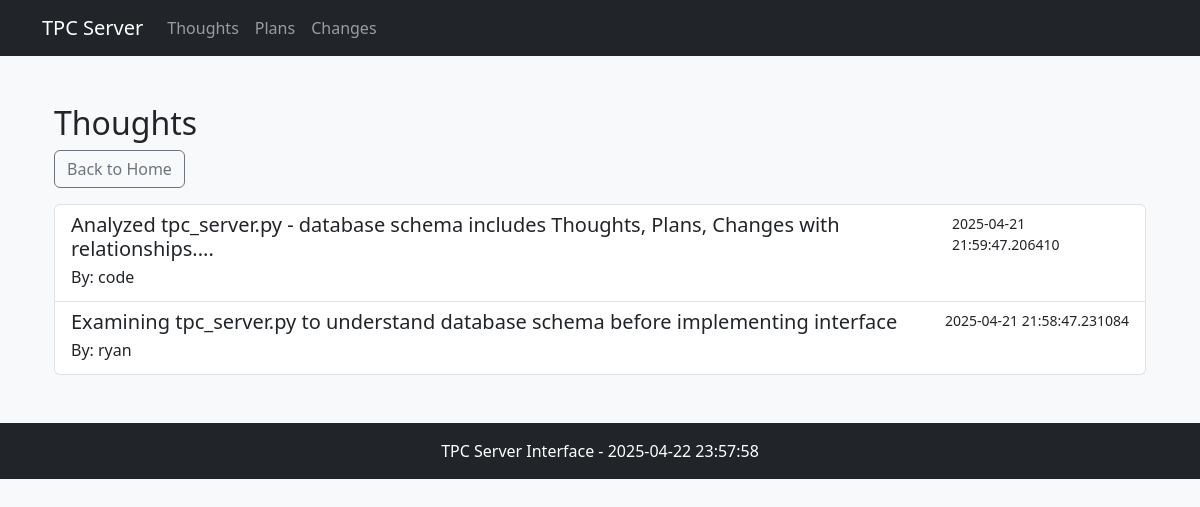
The app's page /thoughts, older data.
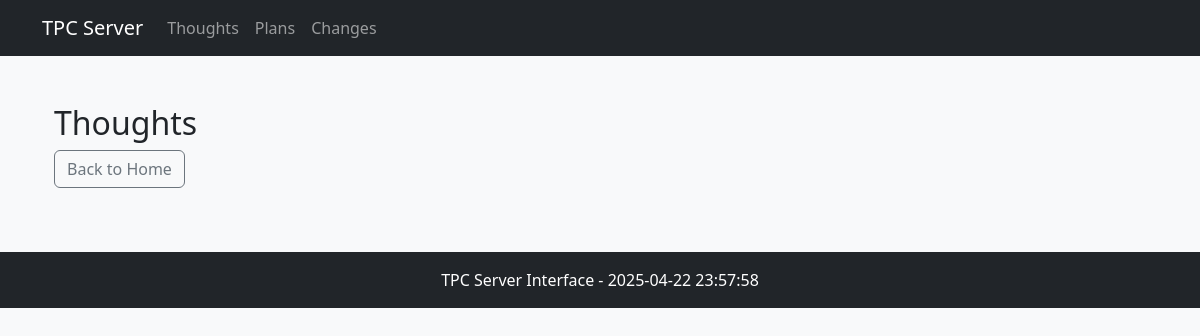
The same page, newer data.
### main.py (models this page shows)
class Thought(Base):
    __tablename__ = "thoughts"
    id = Column(String, primary_key=True)
    content = Column(Text, nullable=False)
    agent_signature = Column(String, nullable=False)
    created_at = Column(DateTime, nullable=False)
    status = Column(String, default="active")
    plans = relationship(
        "Plan",
        secondary="thought_plan_association",
        back_populates="thoughts"
    )

### main.py (the view)
@app.get("/thoughts", response_class=HTMLResponse)
async def read_thoughts():
    session = SessionLocal()
    thoughts = session.query(Thought).order_by(Thought.created_at.desc()).all()
    session.close()
    return templates.TemplateResponse(
        "thoughts.html",
        {"request": {}, "thoughts": thoughts}
    )

### templates/thoughts.html
{% extends "base.html" %}
{% block content %}
<div class="container mt-4">
    <h2>Thoughts</h2>
    <div class="mb-3">
        <a href="/" class="btn btn-outline-secondary">Back to Home</a>
    </div>
    <div class="list-group">
        {% for thought in thoughts %}
        <a href="#" class="list-group-item list-group-item-action">
            <div class="d-flex w-100 justify-content-between">
                <h5 class="mb-1">{{ thought.content|truncate(100) }}</h5>
                <small>{{ thought.created_at }}</small>
            </div>
            <p class="mb-1">By: {{ thought.agent_signature }}</p>
        </a>
        {% endfor %}
    </div>
</div>
{% endblock %}

Row changes from the older to the newer data that the page shows:
removed Thought: content "Analyzed tpc_server.py - database schema includes Thoughts, Plans, Changes with relationships....", created_at "2025-04-21 21:59:47.206410", agent_signature "code"
removed Thought: content "Examining tpc_server.py to understand database schema before implementing interface", created_at "2025-04-21 21:58:47.231084", agent_signature "ryan"
